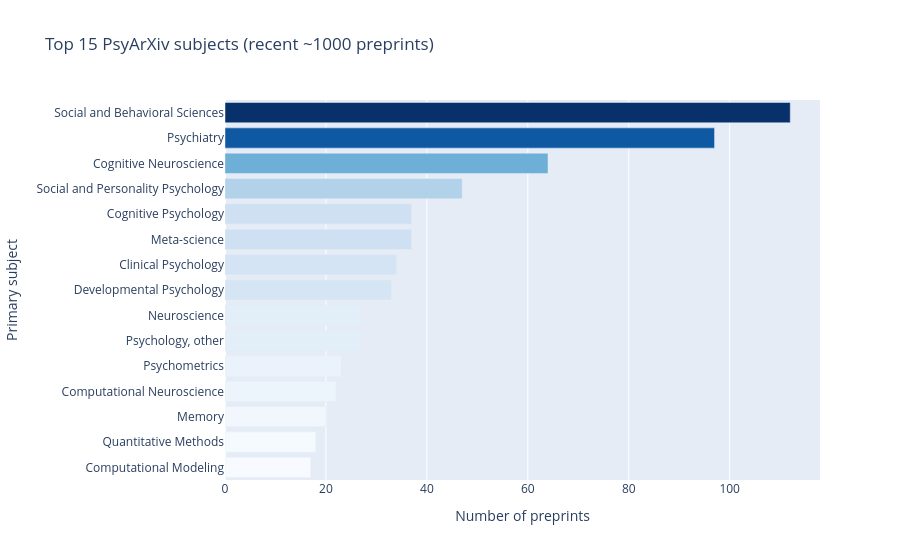

The notebook cell this image was saved under:
### Markdown cell above
## 7. 圖 1 — Top subjects bar chart

回答：「最近一千篇 PsyArXiv 文章，最熱門的主題是哪些？」

用水平 bar chart (`orientation="h"`)，因為 subject 名稱很長，放 y 軸比較不會擠。

### Code cell
counts = (df["primary_subject"].value_counts().head(15)
            .reset_index())
counts.columns = ["subject", "n"]

fig = px.bar(
    counts, x="n", y="subject", orientation="h",
    color="n", color_continuous_scale="Blues",
    title="Top 15 PsyArXiv subjects (recent ~1000 preprints)",
    labels={"n": "Number of preprints", "subject": "Primary subject"},
)
fig.update_layout(yaxis={"categoryorder": "total ascending"},
                  coloraxis_showscale=False)
fig.show()

### Figure 1 — Plotly figure (JSON) as saved in the notebook; plotly's stock layout.template omitted (floating-point values rounded to 4 significant figures)
{"data": [{"hovertemplate": "Number of preprints=%{marker.color}<br>Primary subject=%{y}<extra></extra>", "legendgroup": "", "marker": {"color": [112, 97, 64, 47, 37, 37, 34, 33, 27, 27, 23, 22, 20, 18, 17], "coloraxis": "coloraxis", "pattern": {"shape": ""}}, "name": "", "orientation": "h", "showlegend": false, "textposition": "auto", "type": "bar", "x": [112, 97, 64, 47, 37, 37, 34, 33, 27, 27, 23, 22, 20, 18, 17], "xaxis": "x", "y": ["Social and Behavioral Sciences", "Psychiatry", "Cognitive Neuroscience", "Social and Personality Psychology", "Meta-science", "Cognitive Psychology", "Clinical Psychology", "Developmental Psychology", "Psychology, other", "Neuroscience", "Psychometrics", "Computational Neuroscience", "Memory", "Quantitative Methods", "Computational Modeling"], "yaxis": "y"}], "layout": {"barmode": "relative", "coloraxis": {"colorbar": {"title": {"text": "Number of preprints"}}, "colorscale": [[0, "rgb(247,251,255)"], [0.125, "rgb(222,235,247)"], [0.25, "rgb(198,219,239)"], [0.375, "rgb(158,202,225)"], [0.5, "rgb(107,174,214)"], [0.625, "rgb(66,146,198)"], [0.75, "rgb(33,113,181)"], [0.875, "rgb(8,81,156)"], [1, "rgb(8,48,107)"]], "showscale": false}, "legend": {"tracegroupgap": 0}, "title": {"text": "Top 15 PsyArXiv subjects (recent ~1000 preprints)"}, "xaxis": {"anchor": "y", "domain": [0, 1], "title": {"text": "Number of preprints"}}, "yaxis": {"anchor": "x", "categoryorder": "total ascending", "domain": [0, 1], "title": {"text": "Primary subject"}}}}
